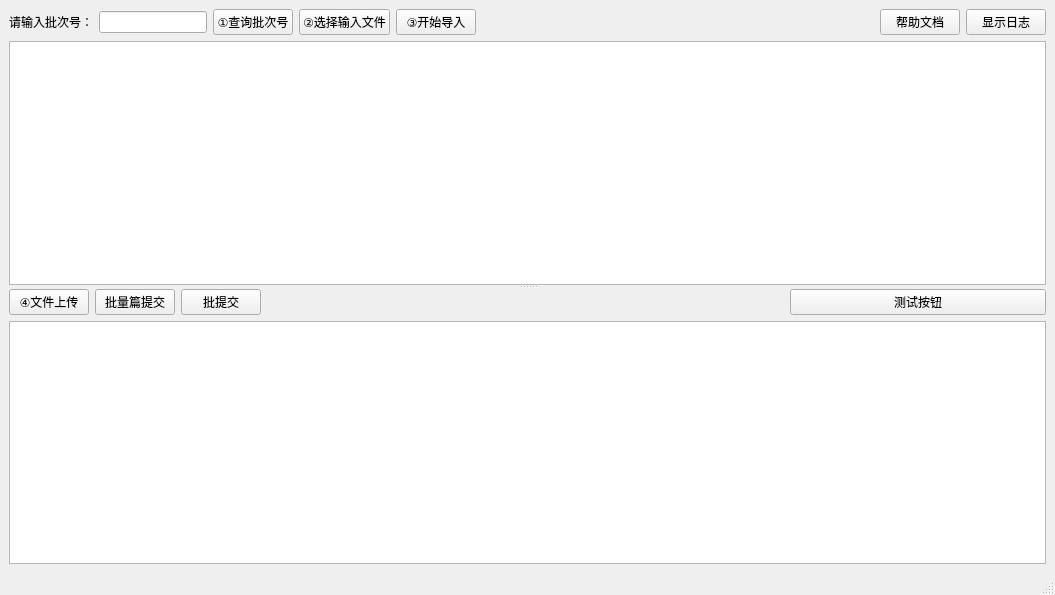
<?xml version="1.0" encoding="UTF-8"?>
<ui version="4.0">
 <class>MainWindow</class>
 <widget class="QMainWindow" name="MainWindow">
  <property name="geometry">
   <rect>
    <x>0</x>
    <y>0</y>
    <width>1055</width>
    <height>595</height>
   </rect>
  </property>
  <property name="windowTitle">
   <string>MainWindow</string>
  </property>
  <widget class="QWidget" name="centralwidget">
   <layout class="QGridLayout" name="gridLayout_3">
    <item row="0" column="0">
     <widget class="QSplitter" name="splitter">
      <property name="orientation">
       <enum>Qt::Vertical</enum>
      </property>
      <widget class="QWidget" name="layoutWidget">
       <layout class="QGridLayout" name="gridLayout">
        <item row="3" column="1" colspan="9">
         <widget class="QTableView" name="tableView"/>
        </item>
        <item row="0" column="3">
         <widget class="QPushButton" name="pushButtonSearch">
          <property name="sizePolicy">
           <sizepolicy hsizetype="Fixed" vsizetype="Fixed">
            <horstretch>0</horstretch>
            <verstretch>0</verstretch>
           </sizepolicy>
          </property>
          <property name="text">
           <string>①查询批次号</string>
          </property>
         </widget>
        </item>
        <item row="0" column="2">
         <widget class="QLineEdit" name="lineEditBatchNum">
          <property name="sizePolicy">
           <sizepolicy hsizetype="Fixed" vsizetype="Fixed">
            <horstretch>0</horstretch>
            <verstretch>0</verstretch>
           </sizepolicy>
          </property>
         </widget>
        </item>
        <item row="0" column="1">
         <widget class="QLabel" name="label_2">
          <property name="sizePolicy">
           <sizepolicy hsizetype="Fixed" vsizetype="Fixed">
            <horstretch>0</horstretch>
            <verstretch>0</verstretch>
           </sizepolicy>
          </property>
          <property name="text">
           <string>请输入批次号：</string>
          </property>
         </widget>
        </item>
        <item row="0" column="4">
         <widget class="QPushButton" name="pushButtonChooseFile">
          <property name="sizePolicy">
           <sizepolicy hsizetype="Fixed" vsizetype="Fixed">
            <horstretch>0</horstretch>
            <verstretch>0</verstretch>
           </sizepolicy>
          </property>
          <property name="text">
           <string>②选择输入文件</string>
          </property>
         </widget>
        </item>
        <item row="0" column="5">
         <widget class="QPushButton" name="pushButtonUploadDB">
          <property name="sizePolicy">
           <sizepolicy hsizetype="Fixed" vsizetype="Fixed">
            <horstretch>0</horstretch>
            <verstretch>0</verstretch>
           </sizepolicy>
          </property>
          <property name="text">
           <string>③开始导入</string>
          </property>
         </widget>
        </item>
        <item row="0" column="9">
         <widget class="QPushButton" name="pushButtonShowLog">
          <property name="sizePolicy">
           <sizepolicy hsizetype="Fixed" vsizetype="Fixed">
            <horstretch>0</horstretch>
            <verstretch>0</verstretch>
           </sizepolicy>
          </property>
          <property name="text">
           <string>显示日志</string>
          </property>
         </widget>
        </item>
        <item row="0" column="8">
         <widget class="QPushButton" name="pushButtonHelp">
          <property name="sizePolicy">
           <sizepolicy hsizetype="Fixed" vsizetype="Fixed">
            <horstretch>0</horstretch>
            <verstretch>0</verstretch>
           </sizepolicy>
          </property>
          <property name="text">
           <string>帮助文档</string>
          </property>
         </widget>
        </item>
       </layout>
      </widget>
      <widget class="QWidget" name="layoutWidget">
       <layout class="QGridLayout" name="gridLayout_2">
        <item row="0" column="5">
         <widget class="QPushButton" name="pushButtonTest">
          <property name="text">
           <string>测试按钮</string>
          </property>
         </widget>
        </item>
        <item row="1" column="0" colspan="6">
         <widget class="QTableView" name="tableViewUpload"/>
        </item>
        <item row="0" column="0">
         <widget class="QPushButton" name="pushButtonFileUpload">
          <property name="sizePolicy">
           <sizepolicy hsizetype="Fixed" vsizetype="Fixed">
            <horstretch>0</horstretch>
            <verstretch>0</verstretch>
           </sizepolicy>
          </property>
          <property name="text">
           <string>④文件上传</string>
          </property>
         </widget>
        </item>
        <item row="0" column="1">
         <widget class="QPushButton" name="pushButtonBulkBookSubmit">
          <property name="sizePolicy">
           <sizepolicy hsizetype="Fixed" vsizetype="Fixed">
            <horstretch>0</horstretch>
            <verstretch>0</verstretch>
           </sizepolicy>
          </property>
          <property name="text">
           <string>批量篇提交</string>
          </property>
         </widget>
        </item>
        <item row="0" column="2">
         <widget class="QPushButton" name="pushButtonBatchSubmit">
          <property name="sizePolicy">
           <sizepolicy hsizetype="Fixed" vsizetype="Fixed">
            <horstretch>0</horstretch>
            <verstretch>0</verstretch>
           </sizepolicy>
          </property>
          <property name="text">
           <string>批提交</string>
          </property>
         </widget>
        </item>
       </layout>
      </widget>
     </widget>
    </item>
   </layout>
  </widget>
  <widget class="QMenuBar" name="menubar">
   <property name="geometry">
    <rect>
     <x>0</x>
     <y>0</y>
     <width>1055</width>
     <height>22</height>
    </rect>
   </property>
  </widget>
  <widget class="QStatusBar" name="statusbar"/>
 </widget>
 <resources/>
 <connections/>
</ui>
